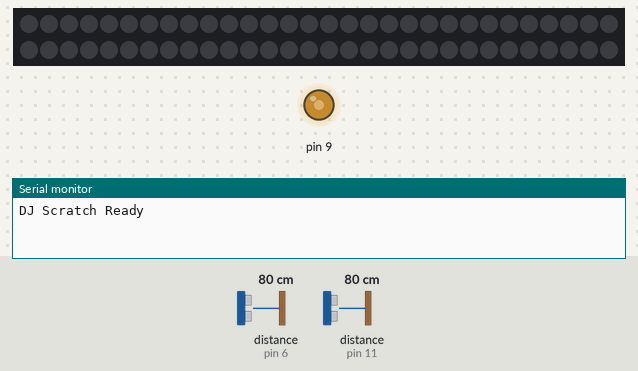
A sketch run on a simulated Arduino Uno, built with avr-gcc and run on an emulated ATmega328P. On the bench: 60 RGB LEDs in strip order, left to right, continuing on the next row, output pins drawn as LEDs (lit = HIGH), the last lines printed to the serial monitor. The inputs (shaded band) are chosen by the test bench; at power-on: distance to the obstacle (sensors on pin 11, pin 6) 80 cm. The echo pulse lasts 58.3 µs per cm; dim RGB values are drawn brighter than linear.

Above: at 2.2 s.
2.3 s: distance to the obstacle (sensor on pin 11) set to 2 cm
At 2.79 s:
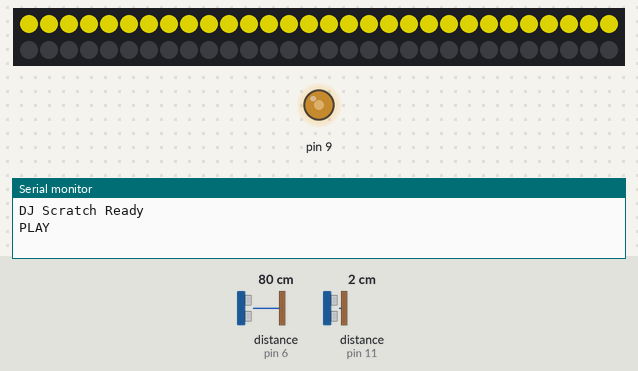
Timing chart, 0 to 3.5 s (numbered marks = the images above; inputs shaded):
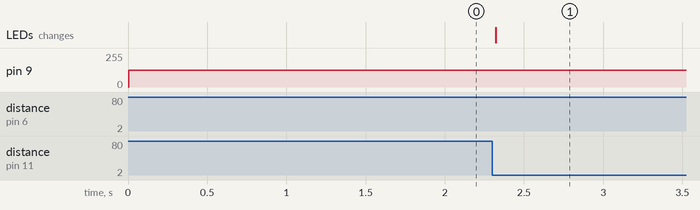

Measured:
- after the input at 2.3 s, the LEDs: change at once (image 1)

The sketch:

effect_rotator_conditional.ino
```cpp
/*
 * Effect Rotator - Conditional Compilation
 * ONLY ONE EFFECT COMPILES AT A TIME
 *
 * To switch effects, uncomment the desired effect and recompile/upload:
 */

// UNCOMMENT EXACTLY ONE OF THESE:
#define EFFECT_DJ_SCRATCH           // 159KB PROGMEM audio
// #define EFFECT_MUSICAL_THEREMIN  // Mozzi synthesis
// #define EFFECT_ALIEN_SOUND       // Spacey FM synthesis
// #define EFFECT_ROBOTS_TALKING    // Robotic square waves

// Common includes for all effects
#include <ArduinoJson.h>
#include <FastLED.h>
#include <NewPing.h>

// Pins (same for all effects)
#define LED_PIN 3
#define NUM_LEDS 60
#define LED_TYPE WS2812B
#define COLOR_ORDER GRB
CRGB leds[NUM_LEDS];

const int trigPin1 = 10, echoPin1 = 11;
const int trigPin2 = 5, echoPin2 = 6;
NewPing sonar1(trigPin1, echoPin1, 200);
NewPing sonar2(trigPin2, echoPin2, 200);

const float MIN_RANGE = 1.0, MAX_RANGE = 20.0;

// Common LED functions
CRGB getInteractiveColor(float distance) {
  if (distance < MIN_RANGE || distance > MAX_RANGE) return CRGB::Black;
  float ratio = (distance - MIN_RANGE) / (MAX_RANGE - MIN_RANGE);
  ratio = constrain(ratio, 0.0, 1.0);
  return CRGB(255, (int)(255 * (1.0 - ratio)), 0);
}

float readSensor(NewPing &sensor) {
  unsigned int distance = sensor.ping_cm();
  return (distance == 0) ? 0.5 : (float)distance;
}

// ==================== EFFECT 1: DJ SCRATCH ====================
#ifdef EFFECT_DJ_SCRATCH
#include <avr/pgmspace.h>
#include "audio_data.h"

volatile int32_t sampleIndex = 0;
volatile uint8_t sampleCounter = 0;
volatile uint8_t playState = 0;
volatile uint8_t playbackSpeed = 5;
volatile int8_t scratchSpeed = 1;
volatile bool isScratchMode = false;

void setupEffect() {
  pinMode(9, OUTPUT);
  TCCR1A = _BV(COM1A1) | _BV(WGM11);
  TCCR1B = _BV(WGM13) | _BV(CS10);
  ICR1 = 399;
  OCR1A = ICR1 / 2;
  TIMSK1 = _BV(OCIE1A);
  Serial.println(F("DJ Scratch Ready"));
}

ISR(TIMER1_COMPA_vect) {
  sampleCounter++;
  if (sampleCounter >= (isScratchMode ? 2 : playbackSpeed)) {
    sampleCounter = 0;
    if (playState == 1) {
      if (sampleIndex < 0) sampleIndex = 0;
      if (sampleIndex >= AUDIO_SAMPLE_COUNT) sampleIndex = 0;

      uint8_t sample = pgm_read_byte(&audioData[sampleIndex]);
      int16_t amp = ((int16_t)sample - 128) * 4;
      amp = constrain(amp, -128, 127);
      OCR1A = ((uint32_t)(amp + 128) * ICR1) / 255;

      if (isScratchMode) {
        sampleIndex += scratchSpeed;
        if (sampleIndex < 0) sampleIndex = AUDIO_SAMPLE_COUNT - 1;
        if (sampleIndex >= AUDIO_SAMPLE_COUNT) sampleIndex = 0;
      } else {
        sampleIndex++;
        if (sampleIndex >= AUDIO_SAMPLE_COUNT) sampleIndex = 0;
      }
    } else {
      OCR1A = ICR1 / 2;
    }
  }
}

void updateEffect(float d1, float d2, bool leftHand, bool rightHand) {
  // DJ Scratch logic (unchanged)
  if (leftHand && playState == 0) {
    playState = 1;
    sampleIndex = 0;
    Serial.println(F("PLAY"));
  } else if (!leftHand && playState == 1) {
    playState = 0;
    Serial.println(F("STOP"));
  }

  // Scratch logic...
  static bool prevRightHand = false;
  static unsigned long lastTransition = 0;
  static uint8_t transitionCount = 0;
  static int8_t scratchDirection = 1;

  if (rightHand != prevRightHand) {
    lastTransition = millis();
    transitionCount++;
    scratchDirection = -scratchDirection;
  }

  if (millis() - lastTransition > 500) transitionCount = 0;

  if (rightHand && transitionCount >= 2 && (millis() - lastTransition) < 300) {
    isScratchMode = true;
    scratchSpeed = scratchDirection * 3;
    Serial.println(F("SCRATCH"));
  } else if (!rightHand) {
    isScratchMode = false;
    scratchSpeed = 1;
    playbackSpeed = 5;
  }

  prevRightHand = rightHand;
}

// ==================== EFFECT 2: MUSICAL THEREMIN ====================
#elif defined(EFFECT_MUSICAL_THEREMIN)
#include <MozziGuts.h>
#include <Oscil.h>
#include <RollingAverage.h>
#include <tables/triangle_valve_2048_int8.h>

#define CONTROL_RATE 128
Oscil <TRIANGLE_VALVE_2048_NUM_CELLS, AUDIO_RATE> osc(TRIANGLE_VALVE_2048_DATA);
RollingAverage <int, 4> freqAverage;
int audioVolume = 0;

void setupEffect() {
  startMozzi(CONTROL_RATE);
  osc.setFreq(220);
  Serial.println(F("Musical Theremin Ready"));
}

void updateControl() {
  // Called from main loop
}

int updateAudio() {
  return (osc.next() * audioVolume) >> 8;
}

void updateEffect(float d1, float d2, bool leftHand, bool rightHand) {
  if (leftHand || rightHand) {
    float avgDistance = (d1 + d2) / 2.0;
    if (avgDistance >= MIN_RANGE && avgDistance <= MAX_RANGE) {
      float ratio = (avgDistance - MIN_RANGE) / (MAX_RANGE - MIN_RANGE);
      int freq = 220 + (880 - 220) * (1.0 - ratio);
      osc.setFreq(freqAverage.next(freq));
      audioVolume = 200;
      Serial.print(F("Theremin: "));
      Serial.println(freq);
    }
  } else {
    audioVolume = 0;
  }
}

// ==================== EFFECT 3: ALIEN SOUND ====================
#elif defined(EFFECT_ALIEN_SOUND)
uint16_t alienPhase = 0;
uint16_t alienMod = 0;
bool alienActive = false;

void setupEffect() {
  pinMode(9, OUTPUT);
  TCCR1A = _BV(COM1A1) | _BV(WGM11);
  TCCR1B = _BV(WGM13) | _BV(CS10);
  ICR1 = 399;
  OCR1A = ICR1 / 2;
  TIMSK1 = _BV(OCIE1A);
  Serial.println(F("Alien Sound Ready"));
}

ISR(TIMER1_COMPA_vect) {
  if (alienActive) {
    alienPhase += 200;
    alienMod += 50;

    // FM synthesis
    uint8_t modulator = (alienMod >> 8) & 0xFF;
    uint8_t carrier = ((alienPhase + (modulator * 4)) >> 8) & 0xFF;

    int16_t amp = (carrier > 128) ? 100 : -100;
    OCR1A = ((uint32_t)(amp + 128) * ICR1) / 255;
  } else {
    OCR1A = ICR1 / 2;
  }
}

void updateEffect(float d1, float d2, bool leftHand, bool rightHand) {
  alienActive = (leftHand || rightHand);
  if (alienActive) {
    Serial.println(F("Alien Sound Active"));
  }
}

// ==================== EFFECT 4: ROBOTS TALKING ====================
#elif defined(EFFECT_ROBOTS_TALKING)
uint16_t robotPhase = 0;
uint8_t robotPattern = 0;
bool robotActive = false;

void setupEffect() {
  pinMode(9, OUTPUT);
  TCCR1A = _BV(COM1A1) | _BV(WGM11);
  TCCR1B = _BV(WGM13) | _BV(CS10);
  ICR1 = 399;
  OCR1A = ICR1 / 2;
  TIMSK1 = _BV(OCIE1A);
  Serial.println(F("Robots Talking Ready"));
}

ISR(TIMER1_COMPA_vect) {
  if (robotActive) {
    robotPhase += 150;
    if ((robotPhase & 0x1000) == 0) robotPattern++;

    uint8_t wave = robotPhase >> 8;
    int16_t amp = 0;

    if (robotPattern & 1) {
      amp = (wave & 0x80) ? 120 : -120;  // Square wave
    } else {
      amp = (wave & 0x40) ? 80 : -80;    // Different pattern
    }

    OCR1A = ((uint32_t)(amp + 128) * ICR1) / 255;
  } else {
    OCR1A = ICR1 / 2;
  }
}

void updateEffect(float d1, float d2, bool leftHand, bool rightHand) {
  robotActive = (leftHand || rightHand);
  if (robotActive) {
    Serial.println(F("Robots Talking"));
  }
}

#endif

// ==================== COMMON SETUP AND LOOP ====================
void setup() {
  Serial.begin(9600);
  FastLED.addLeds<LED_TYPE, LED_PIN, COLOR_ORDER>(leds, NUM_LEDS);
  FastLED.setBrightness(150);
  fill_solid(leds, NUM_LEDS, CRGB::Black);
  FastLED.show();

  setupEffect();
  delay(1000);
}

void loop() {
  float d1 = readSensor(sonar1);
  float d2 = readSensor(sonar2);

  bool leftHand = (d1 >= MIN_RANGE && d1 <= MAX_RANGE);
  bool rightHand = (d2 >= MIN_RANGE && d2 <= MAX_RANGE);

  // Update LEDs
  CRGB leftColor = getInteractiveColor(d1);
  CRGB rightColor = getInteractiveColor(d2);

  int halfPoint = NUM_LEDS / 2;
  for (int i = 0; i < halfPoint; i++) {
    leds[i] = leftColor;
  }
  for (int i = halfPoint; i < NUM_LEDS; i++) {
    leds[i] = rightColor;
  }
  FastLED.show();

  // Update effect
  updateEffect(d1, d2, leftHand, rightHand);

#ifdef EFFECT_MUSICAL_THEREMIN
  audioHook();
#endif

  delay(30);
} 
```

Source omitted: audio_data.h (data table, 161419 bytes)
